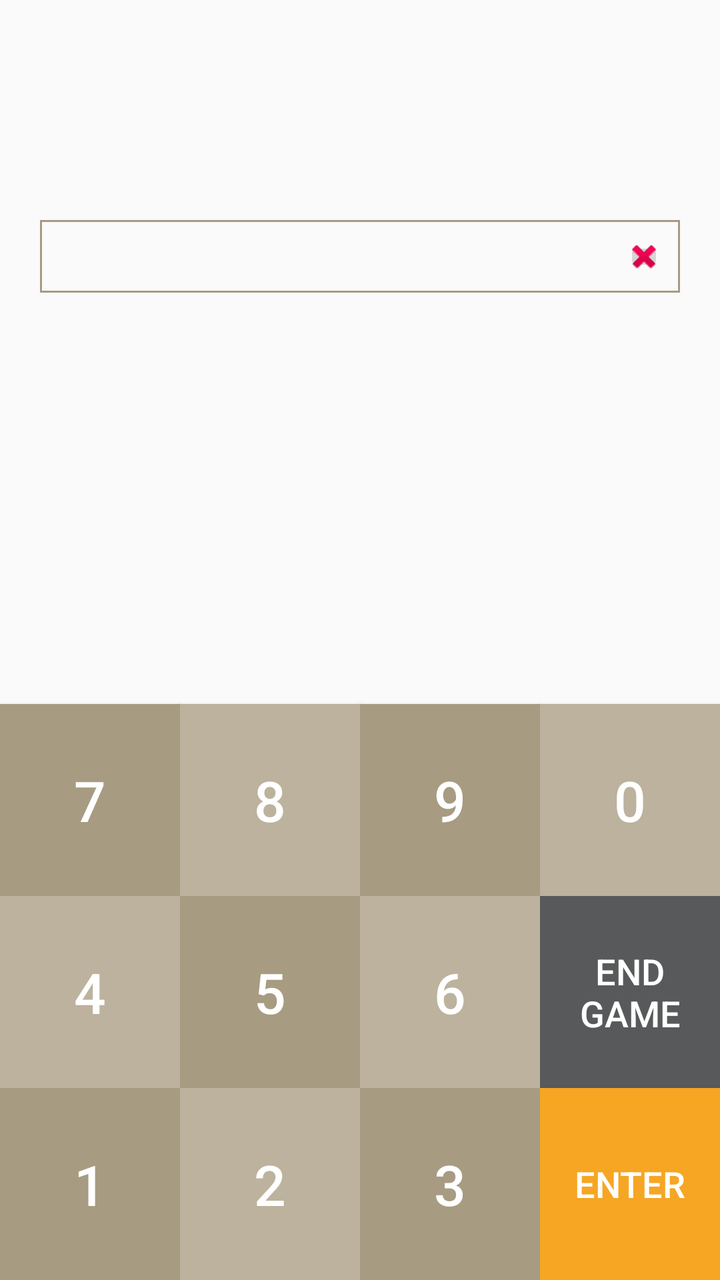
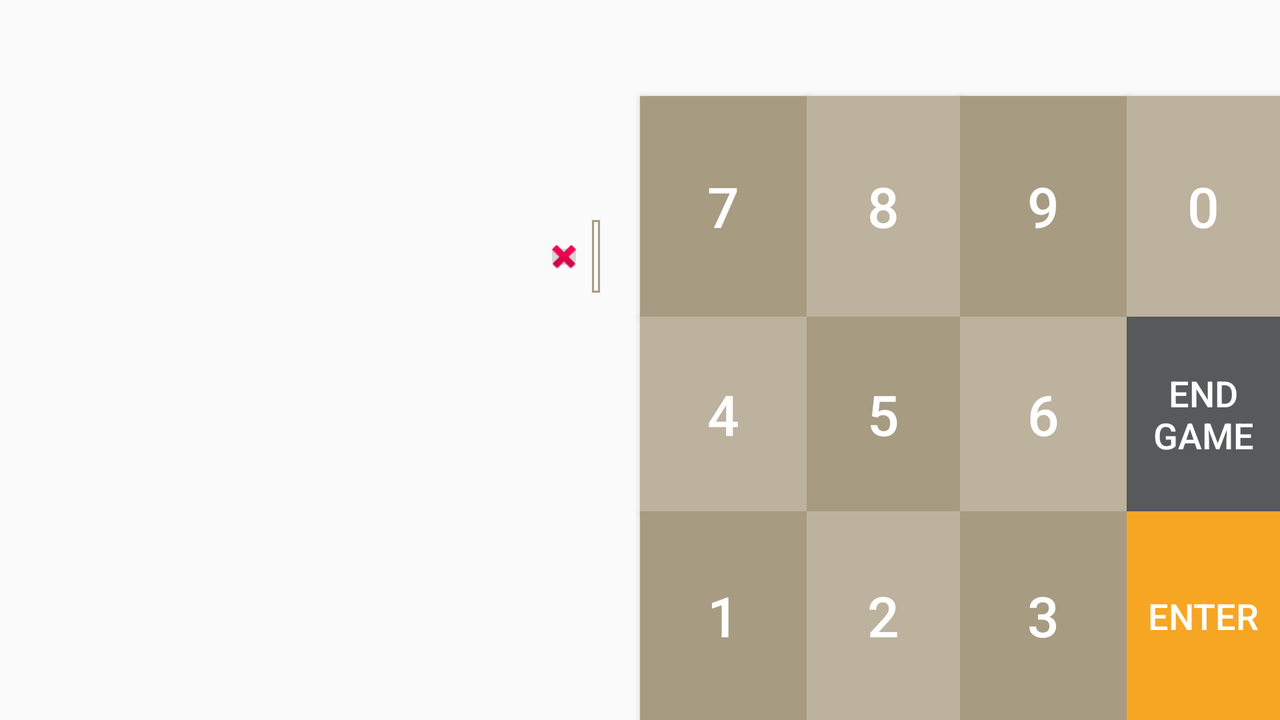

Compare how this app lays out the same screen by default and in its alternative resource folder. The renders come first, then the two layout files and the values they reference.
<!-- AndroidManifest.xml: application theme AppTheme -->
<!-- res/layout/content_game_numbers.xml -->
<?xml version="1.0" encoding="utf-8"?>
<android.support.constraint.ConstraintLayout xmlns:android="http://schemas.android.com/apk/res/android"
    xmlns:app="http://schemas.android.com/apk/res-auto"
    xmlns:tools="http://schemas.android.com/tools"
    android:layout_width="match_parent"
    android:layout_height="match_parent"
    android:padding="0dp"
    app:layout_behavior="@string/appbar_scrolling_view_behavior"
    tools:context="work.andreaamado.aagameapp.GameNumbersActivity"
    tools:showIn="@layout/activity_game_numbers">

    <TextView
        android:id="@+id/cat_name"
        android:layout_width="0dp"
        android:layout_height="wrap_content"
        android:layout_marginLeft="20dp"
        android:layout_marginRight="20dp"
        android:layout_marginTop="70dp"
        android:textAlignment="center"
        android:textColor="@color/colorAccent"
        android:textSize="24sp"
        android:textAllCaps="true"
        app:layout_constraintHorizontal_bias="0.0"
        app:layout_constraintLeft_toLeftOf="parent"
        app:layout_constraintRight_toRightOf="parent"
        app:layout_constraintTop_toTopOf="parent" />

    <TextView
        android:id="@+id/question_number"
        android:layout_width="0dp"
        android:layout_height="wrap_content"
        android:layout_marginLeft="20dp"
        android:layout_marginRight="20dp"
        android:layout_marginTop="110dp"
        android:background="@drawable/border"
        android:textAlignment="center"
        android:textSize="24sp"
        app:layout_constraintHorizontal_bias="0.0"
        app:layout_constraintLeft_toLeftOf="parent"
        app:layout_constraintRight_toRightOf="parent"
        app:layout_constraintTop_toTopOf="parent" />

    <ImageButton
        android:id="@+id/btn_delete"
        android:layout_width="20dp"
        android:layout_height="20dp"
        android:layout_marginBottom="8dp"
        android:layout_marginEnd="8dp"
        android:layout_marginTop="8dp"
        android:layout_weight="1"
        android:cropToPadding="true"
        android:padding="1px"
        android:scaleType="centerCrop"
        app:layout_constraintBottom_toBottomOf="@+id/question_number"
        app:layout_constraintEnd_toEndOf="@+id/question_number"
        app:layout_constraintTop_toTopOf="@+id/question_number"
        app:srcCompat="@android:drawable/ic_delete" />

    <TextView
        android:id="@+id/q_number"
        android:layout_width="match_parent"
        android:layout_height="wrap_content"
        android:layout_marginEnd="20dp"
        android:layout_marginStart="20dp"
        android:layout_marginTop="10dp"
        android:textSize="22sp"
        android:textStyle="bold"
        app:layout_constraintEnd_toEndOf="parent"
        app:layout_constraintStart_toStartOf="parent"
        app:layout_constraintTop_toBottomOf="@+id/question_number" />

    <ScrollView
        android:id="@+id/scrollView2"
        android:layout_width="0dp"
        android:layout_height="0dp"
        android:layout_marginBottom="20dp"
        android:layout_marginLeft="20dp"
        android:layout_marginRight="20dp"
        android:layout_marginTop="0dp"
        android:fillViewport="false"
        android:orientation="vertical"
        app:layout_constraintBottom_toTopOf="@+id/guideline_row_1"
        app:layout_constraintHorizontal_bias="0.0"
        app:layout_constraintLeft_toLeftOf="parent"
        app:layout_constraintRight_toRightOf="parent"
        app:layout_constraintTop_toBottomOf="@+id/q_number">

        <TextView
            android:id="@+id/question"
            android:layout_width="match_parent"
            android:layout_height="wrap_content"
            android:textSize="20sp" />

    </ScrollView>

    <android.support.constraint.Guideline
        android:id="@+id/guideline_col_1"
        android:layout_width="wrap_content"
        android:layout_height="wrap_content"
        android:orientation="vertical"
        app:layout_constraintGuide_percent="0.25"
        tools:layout_editor_absoluteX="90dp"
        tools:layout_editor_absoluteY="0dp" />

    <android.support.constraint.Guideline
        android:id="@+id/guideline_col_2"
        android:layout_width="wrap_content"
        android:layout_height="wrap_content"
        android:orientation="vertical"
        app:layout_constraintGuide_percent="0.5"
        tools:layout_editor_absoluteX="180dp"
        tools:layout_editor_absoluteY="0dp" />

    <android.support.constraint.Guideline
        android:id="@+id/guideline_col_3"
        android:layout_width="wrap_content"
        android:layout_height="wrap_content"
        android:orientation="vertical"
        app:layout_constraintGuide_percent="0.75"
        tools:layout_editor_absoluteX="270dp"
        tools:layout_editor_absoluteY="0dp" />

    <android.support.constraint.Guideline
        android:id="@+id/guideline_row_1"
        android:layout_width="wrap_content"
        android:layout_height="wrap_content"
        android:orientation="horizontal"
        app:layout_constraintGuide_percent="0.55"
        tools:layout_editor_absoluteX="0dp"
        tools:layout_editor_absoluteY="312dp" />

    <android.support.constraint.Guideline
        android:id="@+id/guideline_row_2"
        android:layout_width="wrap_content"
        android:layout_height="wrap_content"
        android:orientation="horizontal"
        app:layout_constraintGuide_percent="0.7"
        tools:layout_editor_absoluteX="0dp"
        tools:layout_editor_absoluteY="397dp" />

    <android.support.constraint.Guideline
        android:id="@+id/guideline_row_3"
        android:layout_width="wrap_content"
        android:layout_height="wrap_content"
        android:orientation="horizontal"
        app:layout_constraintGuide_percent="0.85"
        tools:layout_editor_absoluteX="0dp"
        tools:layout_editor_absoluteY="482dp" />

    <Button
        android:id="@+id/btn_7"
        android:layout_width="0dp"
        android:layout_height="0dp"
        android:background="@color/colorPrimary"
        android:text="7"
        android:textColor="@android:color/white"
        android:textSize="28sp"
        app:layout_constraintBottom_toTopOf="@+id/guideline_row_2"
        app:layout_constraintHorizontal_bias="0.0"
        app:layout_constraintLeft_toLeftOf="parent"
        app:layout_constraintRight_toLeftOf="@+id/guideline_col_1"
        app:layout_constraintTop_toTopOf="@+id/guideline_row_1" />

    <Button
        android:id="@+id/btn_8"
        android:layout_width="0dp"
        android:layout_height="0dp"
        android:background="@color/colorPrimaryLight"
        android:text="8"
        android:textColor="@android:color/white"
        android:textSize="28sp"
        app:layout_constraintBottom_toTopOf="@+id/guideline_row_2"
        app:layout_constraintHorizontal_bias="0.0"
        app:layout_constraintLeft_toLeftOf="@+id/guideline_col_1"
        app:layout_constraintRight_toLeftOf="@+id/guideline_col_2"
        app:layout_constraintTop_toTopOf="@+id/guideline_row_1" />

    <Button
        android:id="@+id/btn_9"
        android:layout_width="0dp"
        android:layout_height="0dp"
        android:background="@color/colorPrimary"
        android:text="9"
        android:textColor="@android:color/white"
        android:textSize="28sp"
        app:layout_constraintBottom_toTopOf="@+id/guideline_row_2"
        app:layout_constraintHorizontal_bias="0.0"
        app:layout_constraintLeft_toLeftOf="@+id/guideline_col_2"
        app:layout_constraintRight_toLeftOf="@+id/guideline_col_3"
        app:layout_constraintTop_toTopOf="@+id/guideline_row_1" />

    <Button
        android:id="@+id/btn_0"
        android:layout_width="0dp"
        android:layout_height="0dp"
        android:background="@color/colorPrimaryLight"
        android:text="0"
        android:textColor="@android:color/white"
        android:textSize="28sp"
        app:layout_constraintBottom_toTopOf="@+id/guideline_row_2"
        app:layout_constraintHorizontal_bias="0.0"
        app:layout_constraintLeft_toLeftOf="@+id/guideline_col_3"
        app:layout_constraintRight_toRightOf="parent"
        app:layout_constraintTop_toTopOf="@+id/guideline_row_1" />

    <Button
        android:id="@+id/btn_4"
        android:layout_width="0dp"
        android:layout_height="0dp"
        android:background="@color/colorPrimaryLight"
        android:text="4"
        android:textColor="@android:color/white"
        android:textSize="28sp"
        app:layout_constraintBottom_toTopOf="@+id/guideline_row_3"
        app:layout_constraintHorizontal_bias="0.0"
        app:layout_constraintLeft_toLeftOf="parent"
        app:layout_constraintRight_toLeftOf="@+id/guideline_col_1"
        app:layout_constraintTop_toTopOf="@+id/guideline_row_2" />

    <Button
        android:id="@+id/btn_5"
        android:layout_width="0dp"
        android:layout_height="0dp"
        android:background="@color/colorPrimary"
        android:text="5"
        android:textColor="@android:color/white"
        android:textSize="28sp"
        app:layout_constraintBottom_toTopOf="@+id/guideline_row_3"
        app:layout_constraintHorizontal_bias="0.0"
        app:layout_constraintLeft_toLeftOf="@+id/guideline_col_1"
        app:layout_constraintRight_toLeftOf="@+id/guideline_col_2"
        app:layout_constraintTop_toTopOf="@+id/guideline_row_2" />

    <Button
        android:id="@+id/btn_6"
        android:layout_width="0dp"
        android:layout_height="0dp"
        android:background="@color/colorPrimaryLight"
        android:text="6"
        android:textColor="@android:color/white"
        android:textSize="28sp"
        app:layout_constraintBottom_toTopOf="@+id/guideline_row_3"
        app:layout_constraintHorizontal_bias="0.0"
        app:layout_constraintLeft_toLeftOf="@+id/guideline_col_2"
        app:layout_constraintRight_toLeftOf="@+id/guideline_col_3"
        app:layout_constraintTop_toTopOf="@+id/guideline_row_2" />

    <Button
        android:id="@+id/btn_end"
        android:layout_width="0dp"
        android:layout_height="0dp"
        android:background="@color/colorGrayDark"
        android:text="END\nGAME"
        android:textColor="@android:color/white"
        android:textSize="18sp"
        app:layout_constraintBottom_toTopOf="@+id/guideline_row_3"
        app:layout_constraintHorizontal_bias="0.0"
        app:layout_constraintLeft_toLeftOf="@+id/guideline_col_3"
        app:layout_constraintRight_toRightOf="parent"
        app:layout_constraintTop_toTopOf="@+id/guideline_row_2" />

    <Button
        android:id="@+id/btn_2"
        android:layout_width="0dp"
        android:layout_height="0dp"
        android:background="@color/colorPrimaryLight"
        android:text="2"
        android:textColor="@android:color/white"
        android:textSize="28sp"
        app:layout_constraintBottom_toBottomOf="parent"
        app:layout_constraintHorizontal_bias="0.0"
        app:layout_constraintLeft_toLeftOf="@+id/guideline_col_1"
        app:layout_constraintRight_toLeftOf="@+id/guideline_col_2"
        app:layout_constraintTop_toTopOf="@+id/guideline_row_3" />

    <Button
        android:id="@+id/btn_3"
        android:layout_width="0dp"
        android:layout_height="0dp"
        android:background="@color/colorPrimary"
        android:text="3"
        android:textColor="@android:color/white"
        android:textSize="28sp"
        app:layout_constraintBottom_toBottomOf="parent"
        app:layout_constraintHorizontal_bias="0.0"
        app:layout_constraintLeft_toLeftOf="@+id/guideline_col_2"
        app:layout_constraintRight_toLeftOf="@+id/guideline_col_3"
        app:layout_constraintTop_toTopOf="@+id/guideline_row_3" />

    <Button
        android:id="@+id/btn_1"
        android:layout_width="0dp"
        android:layout_height="0dp"
        android:background="@color/colorPrimary"
        android:text="1"
        android:textColor="@android:color/white"
        android:textSize="28sp"
        app:layout_constraintBottom_toBottomOf="parent"
        app:layout_constraintHorizontal_bias="0.0"
        app:layout_constraintLeft_toLeftOf="parent"
        app:layout_constraintRight_toLeftOf="@+id/guideline_col_1"
        app:layout_constraintTop_toTopOf="@+id/guideline_row_3" />

    <Button
        android:id="@+id/btn_enter"
        android:layout_width="0dp"
        android:layout_height="0dp"
        android:background="@color/colorAccent"
        android:text="ENTER"
        android:textColor="@android:color/white"
        android:textSize="18sp"
        app:layout_constraintBottom_toBottomOf="parent"
        app:layout_constraintHorizontal_bias="0.0"
        app:layout_constraintLeft_toLeftOf="@+id/guideline_col_3"
        app:layout_constraintRight_toRightOf="parent"
        app:layout_constraintTop_toTopOf="@+id/guideline_row_3" />

</android.support.constraint.ConstraintLayout>
<!-- res/layout/activity_game_numbers.xml (included above) -->
<?xml version="1.0" encoding="utf-8"?>
<android.support.design.widget.CoordinatorLayout xmlns:android="http://schemas.android.com/apk/res/android"
    xmlns:app="http://schemas.android.com/apk/res-auto"
    xmlns:tools="http://schemas.android.com/tools"
    android:layout_width="match_parent"
    android:layout_height="match_parent"
    tools:context="work.andreaamado.aagameapp.GameNumbersActivity">

    <include
        layout="@layout/toolbar_main"
        android:layout_width="match_parent"
        android:layout_height="wrap_content" />

    <include layout="@layout/content_game_numbers" />

</android.support.design.widget.CoordinatorLayout>
<!-- res/layout/toolbar_main.xml (included above) -->
<?xml version="1.0" encoding="utf-8"?>
<LinearLayout xmlns:android="http://schemas.android.com/apk/res/android"
    android:layout_width="match_parent"
    android:layout_height="match_parent"
    xmlns:app="http://schemas.android.com/apk/res-auto">

    <android.support.v7.widget.Toolbar
        android:id="@+id/toolbar_main"
        android:layout_width="match_parent"
        android:layout_height="?attr/actionBarSize"
        android:background="?attr/colorPrimary"
        android:fitsSystemWindows="true"
        app:popupTheme="@style/AppTheme.PopupOverlay">

        <ImageView
            android:id="@+id/logo_jenga"
            android:layout_width="30dp"
            android:layout_height="30dp"
            android:layout_gravity="left"
            android:layout_weight="1"
            app:srcCompat="@drawable/logo_jenga" />

        <TextView
            android:id="@+id/action_bar_title"
            android:layout_width="match_parent"
            android:layout_height="wrap_content"
            android:layout_gravity="center"
            android:layout_weight="1"
            android:textColor="@android:color/white"
            android:textSize="16sp"
            android:layout_marginLeft="30dp"
            android:layout_marginRight="50dp" />

    </android.support.v7.widget.Toolbar>

</LinearLayout>
<!-- resources referenced by this layout -->
<resources>
  <color name="colorAccent">#f6a623</color>
  <color name="colorGrayDark">#57595A</color>
  <color name="colorPrimary">#a79b82</color>
  <color name="colorPrimaryLight">#bcb29d</color>
  <!-- drawable border (drawable-mdpi) -->
  <?xml version="1.0" encoding="utf-8"?>
  <shape xmlns:android="http://schemas.android.com/apk/res/android">
      <stroke
          android:width="1dp"
          android:color="@color/colorPrimary" />
  
      <padding
          android:top="2dp"
          android:bottom="2dp"
          android:left="2dp"
          android:right="2dp" />
  </shape>
  <!-- drawable logo_jenga: png bitmap (drawable-hdpi, 4483 bytes) -->
  <style name="AppTheme.PopupOverlay" parent="ThemeOverlay.AppCompat.Light" />
  <style name="AppTheme" parent="Theme.AppCompat.Light.DarkActionBar">
          
          <item name="colorPrimary">@color/colorPrimary</item>
          <item name="colorPrimaryDark">@color/colorPrimaryDark</item>
          <item name="colorAccent">@color/colorAccent</item>
          <item name="windowActionBar">false</item>
          <item name="windowNoTitle">true</item>
      </style>
  <color name="colorPrimaryDark">#675A3E</color>
</resources>
<!-- res/layout-land/content_game_numbers.xml (the repository's variant of the layout above) -->
<!-- drawn on the phone turned sideways -->
<?xml version="1.0" encoding="utf-8"?>
<android.support.constraint.ConstraintLayout xmlns:android="http://schemas.android.com/apk/res/android"
    xmlns:app="http://schemas.android.com/apk/res-auto"
    xmlns:tools="http://schemas.android.com/tools"
    android:layout_width="match_parent"
    android:layout_height="match_parent"
    android:padding="0dp"
    app:layout_behavior="@string/appbar_scrolling_view_behavior"
    tools:context="work.andreaamado.aagameapp.GameNumbersActivity">
    

    <TextView
        android:id="@+id/cat_name"
        android:layout_width="0dp"
        android:layout_height="wrap_content"
        android:layout_marginEnd="20dp"
        android:layout_marginStart="20dp"
        android:layout_marginTop="70dp"
        android:textAlignment="center"
        android:textColor="@color/colorAccent"
        android:textSize="24sp"
        android:textStyle="bold"
        app:layout_constraintEnd_toStartOf="@+id/guideline_col_0"
        app:layout_constraintStart_toStartOf="parent"
        app:layout_constraintTop_toTopOf="parent" />

    <TextView
        android:id="@+id/question_number"
        android:layout_width="0dp"
        android:layout_height="wrap_content"
        android:layout_marginEnd="20dp"
        android:layout_marginStart="20dp"
        android:layout_marginTop="110dp"
        android:background="@drawable/border"
        android:textAlignment="center"
        android:textSize="24sp"
        app:layout_constraintHorizontal_bias="0.0"
        app:layout_constraintEnd_toStartOf="@+id/btn_7"
        app:layout_constraintLeft_toLeftOf="parent"
        app:layout_constraintRight_toRightOf="parent"
        app:layout_constraintTop_toTopOf="parent" />

    <ImageButton
        android:id="@+id/btn_delete"
        android:layout_width="20dp"
        android:layout_height="20dp"
        android:layout_marginBottom="8dp"
        android:layout_marginEnd="8dp"
        android:layout_marginTop="8dp"
        android:layout_weight="1"
        android:cropToPadding="true"
        android:padding="1px"
        android:scaleType="centerCrop"
        app:layout_constraintBottom_toBottomOf="@+id/question_number"
        app:layout_constraintEnd_toEndOf="@+id/question_number"
        app:layout_constraintTop_toTopOf="@+id/question_number"
        app:srcCompat="@android:drawable/ic_delete" />

    <TextView
        android:id="@+id/q_number"
        android:layout_width="0dp"
        android:layout_height="wrap_content"
        android:layout_marginEnd="20dp"
        android:layout_marginStart="20dp"
        android:layout_marginTop="10dp"
        android:textSize="22sp"
        android:textAllCaps="true"
        app:layout_constraintEnd_toStartOf="@+id/guideline_col_0"
        app:layout_constraintStart_toStartOf="parent"
        app:layout_constraintTop_toBottomOf="@+id/question_number" />

    <ScrollView
        android:id="@+id/scrollView4"
        android:layout_width="0dp"
        android:layout_height="0dp"
        android:layout_marginBottom="20dp"
        android:layout_marginLeft="20dp"
        android:layout_marginRight="20dp"
        android:layout_marginTop="0dp"
        android:fillViewport="false"
        android:orientation="vertical"
        app:layout_constraintBottom_toBottomOf="parent"
        app:layout_constraintHorizontal_bias="0.0"
        app:layout_constraintLeft_toLeftOf="parent"
        app:layout_constraintRight_toLeftOf="@+id/guideline_col_0"
        app:layout_constraintTop_toBottomOf="@+id/q_number">

        <TextView
            android:id="@+id/question"
            android:layout_width="match_parent"
            android:layout_height="wrap_content"
            android:textSize="20sp"
            tools:layout_editor_absoluteX="8dp"
            tools:layout_editor_absoluteY="8dp" />

    </ScrollView>

    <android.support.constraint.Guideline
        android:id="@+id/guideline_col_0"
        android:layout_width="wrap_content"
        android:layout_height="wrap_content"
        android:orientation="vertical"
        app:layout_constraintGuide_percent="0.5" />

    <android.support.constraint.Guideline
        android:id="@+id/guideline_col_1"
        android:layout_width="wrap_content"
        android:layout_height="wrap_content"
        android:orientation="vertical"
        app:layout_constraintGuide_percent="0.63" />

    <android.support.constraint.Guideline
        android:id="@+id/guideline_col_2"
        android:layout_width="wrap_content"
        android:layout_height="wrap_content"
        android:orientation="vertical"
        app:layout_constraintGuide_percent="0.75" />

    <android.support.constraint.Guideline
        android:id="@+id/guideline_col_3"
        android:layout_width="wrap_content"
        android:layout_height="wrap_content"
        android:orientation="vertical"
        app:layout_constraintGuide_percent="0.88" />

    <android.support.constraint.Guideline
        android:id="@+id/guideline_row_1"
        android:layout_width="wrap_content"
        android:layout_height="wrap_content"
        android:orientation="horizontal"
        app:layout_constraintGuide_begin="48dp" />

    <android.support.constraint.Guideline
        android:id="@+id/guideline_row_2"
        android:layout_width="wrap_content"
        android:layout_height="wrap_content"
        android:orientation="horizontal"
        app:layout_constraintGuide_percent="0.44" />

    <android.support.constraint.Guideline
        android:id="@+id/guideline_row_3"
        android:layout_width="wrap_content"
        android:layout_height="wrap_content"
        android:orientation="horizontal"
        app:layout_constraintGuide_percent="0.71" />

    <Button
        android:id="@+id/btn_7"
        android:layout_width="0dp"
        android:layout_height="0dp"
        android:background="@color/colorPrimary"
        android:text="7"
        android:textColor="@android:color/white"
        android:textSize="28sp"
        app:layout_constraintBottom_toTopOf="@+id/guideline_row_2"
        app:layout_constraintHorizontal_bias="0.0"
        app:layout_constraintLeft_toLeftOf="@+id/guideline_col_0"
        app:layout_constraintRight_toLeftOf="@+id/guideline_col_1"
        app:layout_constraintTop_toTopOf="@+id/guideline_row_1"
        app:layout_constraintVertical_bias="0.0" />

    <Button
        android:id="@+id/btn_8"
        android:layout_width="0dp"
        android:layout_height="0dp"
        android:background="@color/colorPrimaryLight"
        android:text="8"
        android:textColor="@android:color/white"
        android:textSize="28sp"
        app:layout_constraintBottom_toTopOf="@+id/guideline_row_2"
        app:layout_constraintHorizontal_bias="0.0"
        app:layout_constraintLeft_toLeftOf="@+id/guideline_col_1"
        app:layout_constraintRight_toLeftOf="@+id/guideline_col_2"
        app:layout_constraintTop_toTopOf="@+id/guideline_row_1" />

    <Button
        android:id="@+id/btn_9"
        android:layout_width="0dp"
        android:layout_height="0dp"
        android:background="@color/colorPrimary"
        android:text="9"
        android:textColor="@android:color/white"
        android:textSize="28sp"
        app:layout_constraintBottom_toTopOf="@+id/guideline_row_2"
        app:layout_constraintHorizontal_bias="0.0"
        app:layout_constraintLeft_toLeftOf="@+id/guideline_col_2"
        app:layout_constraintRight_toLeftOf="@+id/guideline_col_3"
        app:layout_constraintTop_toTopOf="@+id/guideline_row_1" />

    <Button
        android:id="@+id/btn_0"
        android:layout_width="0dp"
        android:layout_height="0dp"
        android:background="@color/colorPrimaryLight"
        android:text="0"
        android:textColor="@android:color/white"
        android:textSize="28sp"
        app:layout_constraintBottom_toTopOf="@+id/guideline_row_2"
        app:layout_constraintHorizontal_bias="0.0"
        app:layout_constraintLeft_toLeftOf="@+id/guideline_col_3"
        app:layout_constraintRight_toRightOf="parent"
        app:layout_constraintTop_toTopOf="@+id/guideline_row_1" />

    <Button
        android:id="@+id/btn_4"
        android:layout_width="0dp"
        android:layout_height="0dp"
        android:background="@color/colorPrimaryLight"
        android:text="4"
        android:textColor="@android:color/white"
        android:textSize="28sp"
        app:layout_constraintBottom_toTopOf="@+id/guideline_row_3"
        app:layout_constraintHorizontal_bias="0.0"
        app:layout_constraintLeft_toLeftOf="@+id/guideline_col_0"
        app:layout_constraintRight_toLeftOf="@+id/guideline_col_1"
        app:layout_constraintTop_toTopOf="@+id/guideline_row_2"
        app:layout_constraintVertical_bias="0.0" />

    <Button
        android:id="@+id/btn_5"
        android:layout_width="0dp"
        android:layout_height="0dp"
        android:background="@color/colorPrimary"
        android:text="5"
        android:textColor="@android:color/white"
        android:textSize="28sp"
        app:layout_constraintBottom_toTopOf="@+id/guideline_row_3"
        app:layout_constraintHorizontal_bias="0.0"
        app:layout_constraintLeft_toLeftOf="@+id/guideline_col_1"
        app:layout_constraintRight_toLeftOf="@+id/guideline_col_2"
        app:layout_constraintTop_toTopOf="@+id/guideline_row_2" />

    <Button
        android:id="@+id/btn_6"
        android:layout_width="0dp"
        android:layout_height="0dp"
        android:background="@color/colorPrimaryLight"
        android:text="6"
        android:textColor="@android:color/white"
        android:textSize="28sp"
        app:layout_constraintBottom_toTopOf="@+id/guideline_row_3"
        app:layout_constraintHorizontal_bias="0.0"
        app:layout_constraintLeft_toLeftOf="@+id/guideline_col_2"
        app:layout_constraintRight_toLeftOf="@+id/guideline_col_3"
        app:layout_constraintTop_toTopOf="@+id/guideline_row_2" />

    <Button
        android:id="@+id/btn_end"
        android:layout_width="0dp"
        android:layout_height="0dp"
        android:background="@color/colorGrayDark"
        android:text="END\nGAME"
        android:textColor="@android:color/white"
        android:textSize="18sp"
        app:layout_constraintBottom_toTopOf="@+id/guideline_row_3"
        app:layout_constraintHorizontal_bias="0.0"
        app:layout_constraintLeft_toLeftOf="@+id/guideline_col_3"
        app:layout_constraintRight_toRightOf="parent"
        app:layout_constraintTop_toTopOf="@+id/guideline_row_2" />

    <Button
        android:id="@+id/btn_1"
        android:layout_width="0dp"
        android:layout_height="0dp"
        android:background="@color/colorPrimary"
        android:text="1"
        android:textColor="@android:color/white"
        android:textSize="28sp"
        app:layout_constraintBottom_toBottomOf="parent"
        app:layout_constraintHorizontal_bias="0.0"
        app:layout_constraintLeft_toLeftOf="@+id/guideline_col_0"
        app:layout_constraintRight_toLeftOf="@+id/guideline_col_1"
        app:layout_constraintTop_toTopOf="@+id/guideline_row_3"
        app:layout_constraintVertical_bias="0.0" />

    <Button
        android:id="@+id/btn_2"
        android:layout_width="0dp"
        android:layout_height="0dp"
        android:background="@color/colorPrimaryLight"
        android:text="2"
        android:textColor="@android:color/white"
        android:textSize="28sp"
        app:layout_constraintBottom_toBottomOf="parent"
        app:layout_constraintHorizontal_bias="0.0"
        app:layout_constraintLeft_toLeftOf="@+id/guideline_col_1"
        app:layout_constraintRight_toLeftOf="@+id/guideline_col_2"
        app:layout_constraintTop_toTopOf="@+id/guideline_row_3" />

    <Button
        android:id="@+id/btn_3"
        android:layout_width="0dp"
        android:layout_height="0dp"
        android:background="@color/colorPrimary"
        android:text="3"
        android:textColor="@android:color/white"
        android:textSize="28sp"
        app:layout_constraintBottom_toBottomOf="parent"
        app:layout_constraintHorizontal_bias="0.0"
        app:layout_constraintLeft_toLeftOf="@+id/guideline_col_2"
        app:layout_constraintRight_toLeftOf="@+id/guideline_col_3"
        app:layout_constraintTop_toTopOf="@+id/guideline_row_3" />

    <Button
        android:id="@+id/btn_enter"
        android:layout_width="0dp"
        android:layout_height="0dp"
        android:background="@color/colorAccent"
        android:text="ENTER"
        android:textColor="@android:color/white"
        android:textSize="18sp"
        app:layout_constraintBottom_toBottomOf="parent"
        app:layout_constraintHorizontal_bias="0.0"
        app:layout_constraintLeft_toLeftOf="@+id/guideline_col_3"
        app:layout_constraintRight_toRightOf="parent"
        app:layout_constraintTop_toTopOf="@+id/guideline_row_3" />

</android.support.constraint.ConstraintLayout>
<!-- resources referenced by the variant -->
<!-- as the phone turned sideways resolves them -->
<resources>
  <color name="colorAccent">#f6a623</color>
  <color name="colorGrayDark">#57595A</color>
  <color name="colorPrimary">#a79b82</color>
  <color name="colorPrimaryLight">#bcb29d</color>
  <!-- drawable border (drawable-mdpi) -->
  <?xml version="1.0" encoding="utf-8"?>
  <shape xmlns:android="http://schemas.android.com/apk/res/android">
      <stroke
          android:width="1dp"
          android:color="@color/colorPrimary" />
  
      <padding
          android:top="2dp"
          android:bottom="2dp"
          android:left="2dp"
          android:right="2dp" />
  </shape>
  <style name="AppTheme" parent="Theme.AppCompat.Light.DarkActionBar">
          
          <item name="colorPrimary">@color/colorPrimary</item>
          <item name="colorPrimaryDark">@color/colorPrimaryDark</item>
          <item name="colorAccent">@color/colorAccent</item>
          <item name="windowActionBar">false</item>
          <item name="windowNoTitle">true</item>
      </style>
  <color name="colorPrimaryDark">#675A3E</color>
</resources>
